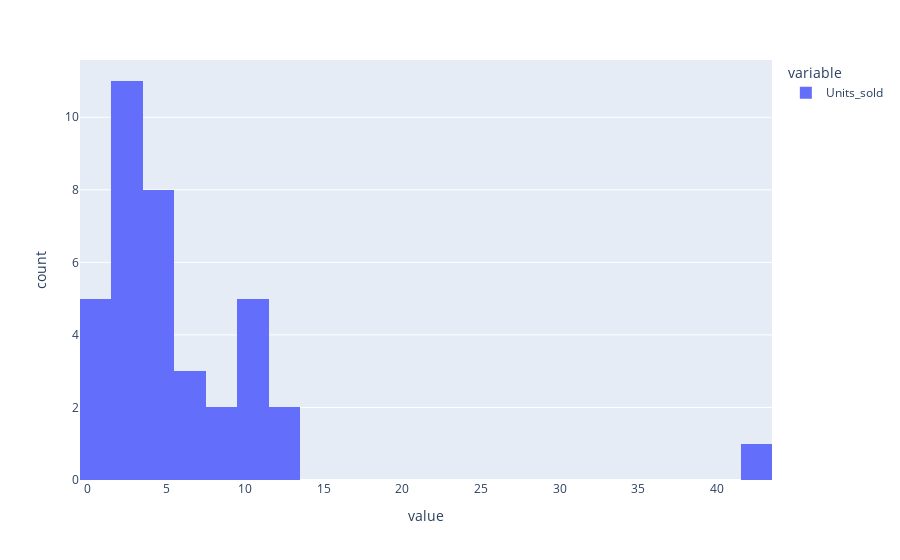

Here is the notebook cell this chart was saved with:
### Markdown cell above
And let's plot the distribution:

### Code cell
px.histogram(air_con_sales["Units_sold"], nbins=25)

### Figure 1 — Plotly figure (JSON) as saved in the notebook; plotly's stock layout.template omitted (floating-point values rounded to 4 significant figures)
{"data": [{"alignmentgroup": "True", "bingroup": "x", "hovertemplate": "variable=Units_sold<br>value=%{x}<br>count=%{y}<extra></extra>", "legendgroup": "Units_sold", "marker": {"color": "#636efa"}, "name": "Units_sold", "nbinsx": 25, "offsetgroup": "Units_sold", "orientation": "v", "showlegend": true, "type": "histogram", "x": [0, 1, 0, 9, 3, 3, 4, 3, 4, 11, 3, 0, 4, 4, 43, 11, 12, 10, 10, 3, 4, 6, 4, 3, 4, 3, 4, 6, 1, 3, 8, 12, 2, 6, 3, 11, 2], "xaxis": "x", "yaxis": "y"}], "layout": {"barmode": "relative", "legend": {"title": {"text": "variable"}, "tracegroupgap": 0}, "margin": {"t": 60}, "xaxis": {"anchor": "y", "domain": [0, 1], "title": {"text": "value"}}, "yaxis": {"anchor": "x", "domain": [0, 1], "title": {"text": "count"}}}}
